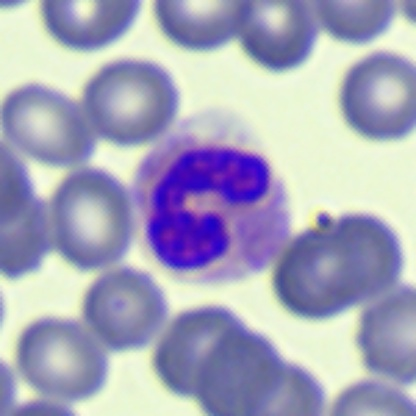
#> input picture Dewinter/Final_yolov5x/Notebooks/cropped_images8/final_image9.jpg, 416 x 416 px, found by its file name
$ jupyter execute Feature_extraction.ipynb
#> lines starting #> are read from the running program, lines starting #| are printed output that depends on the picture; after the words box and inside, x2 and y2 are one past the last pixel; in counts of white or black regions, pixels touching at a corner belong together
[cell 1]
import matplotlib.pyplot as plt
import pandas as pd
import numpy as np
import os
import cv2

[cell 2]
input_path_blu = "C:\\Users\\krrah\\Downloads\\Dewinter2023\\Final_yolov5x\\blue_images_sample\\final_image9.jpg"
input_path_red = "C:\\Users\\krrah\\Downloads\\Dewinter2023\\Final_yolov5x\\red_images_sample\\final_image25.jpg"

[cell 3]
img_blu = cv2.imread(input_path_blu)
#> img_blu is the input picture: shape (416, 416, 3); mean B, G, R 187.6, 165.6, 166
img_blu_copy = img_blu.copy()
img_red = cv2.imread(input_path_red)
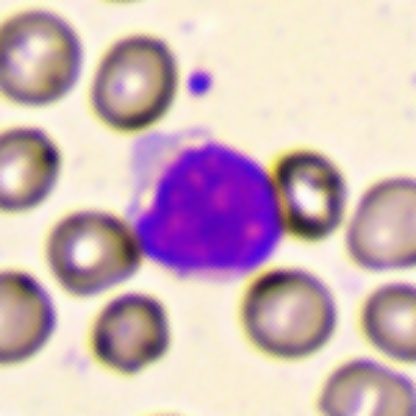
#> input picture Dewinter/Final_yolov5x/Notebooks/cropped_images8/final_image25.jpg, 416 x 416 px, found by its file name
#> img_red is the input picture: shape (416, 416, 3); mean B, G, R 186.8, 182.1, 206.9
img_red_copy = img_red.copy()

[cell 4]
plt.subplot(121)
plt.imshow(img_blu)
plt.subplot(122)
plt.imshow(img_red)
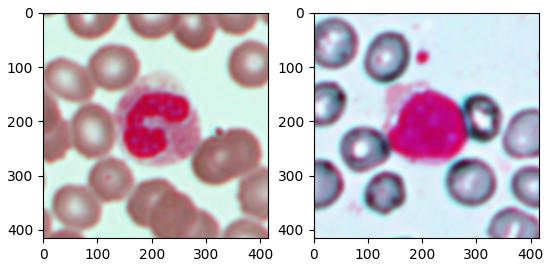
#> figure drawn by matplotlib, 2 panels; B, G, R data is drawn as R, G, B

[cell 5]
# Define the RGB to CMYK conversion function
def select_center_contour(contours):
    if len(contours) == 0:
        return None

    # Compute the areas of all contours
    contour_areas = [cv2.contourArea(contour) for contour in contours]

    # Find the index of the contour with the largest area
    max_area_index = np.argmax(contour_areas)

    # Return the contour with the largest area
    center_contour = contours[max_area_index]

    return center_contour


def bgr_to_cmyk(bgr):
    b, g, r = bgr/255.0
    b, g, r = b/255.0, g/255.0, r/255.0
    k = 1 - np.max([b, g, r])
    if k == 1:
        c = m = y = 0
    else:
        c = (1 - r - k) / (1 - k)
        m = (1 - g - k) / (1 - k)
        y = (1 - b - k) / (1 - k)
    return np.array([c, m, y, k])


def smooth_contour(contour, epsilon):
    # Convert the contour to a numpy array
    contour = np.squeeze(contour)

    # Reshape the contour to fit the required format for cv2.approxPolyDP
    contour = contour.reshape((-1, 1, 2))

    # Apply the Douglas-Peucker algorithm for contour approximation
    smoothed_contour = cv2.approxPolyDP(contour, epsilon, True)

    return smoothed_contour

[cell 6]
# Apply the RGB to CMYK conversion to each pixel using a lambda function
cmyk_img = np.apply_along_axis(
    lambda x: bgr_to_cmyk(x), axis=2, arr=img_red)
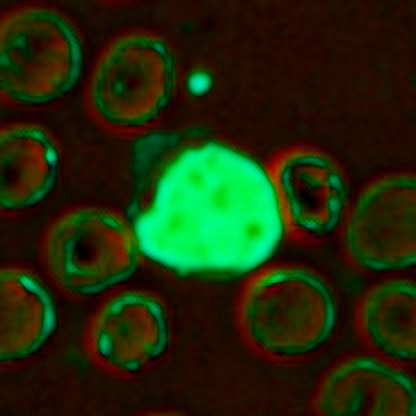
#> cmyk_img: shape (416, 416, 4) float64; mean B, G, R, A 0.0372, 0.17, 0.124, 0.997
cmyk_img_copy = cmyk_img.copy()
# plt.imshow(cmyk_img)
# Scale the values in the CMYK image to the range 0-255
cmyk_img = (cmyk_img*255).astype(np.uint8)

pixels = cmyk_img.reshape(-1, 4)
pixels = np.float32(pixels)
# Define the criteria for K-means clustering (maximum iterations and epsilon)
criteria = (cv2.TERM_CRITERIA_EPS +
            cv2.TERM_CRITERIA_MAX_ITER, 100, 0.9)

# Perform K-means clustering
k = 5  # Number of clusters
_, labels, centers = cv2.kmeans(
    pixels, k, None, criteria, 100, cv2.KMEANS_RANDOM_CENTERS)
#> centers = [[3.87, 55.9, 14.12, 254], [0.0601, 11.48, 32.49, 254], [98.3, 239.1, 0, 254], [0.0427, 34.68, 64.78, 254], [35.08, 117.3, 1.69, 254]]

# Convert the centers to unsigned integers
centers = np.uint8(centers)
#> centers = [[3, 55, 14, 253], [0, 11, 32, 254], [98, 239, 0, 254], [0, 34, 64, 254], [35, 117, 1, 254]]
# Map the labels to the centers
segmented_image = centers[labels.flatten()]

# Reshape the segmented image back to the original shape
segmented_image_red = segmented_image.reshape(cmyk_img.shape)
plt.imshow(segmented_image_red)
print(segmented_image_red.shape)
#| (416, 416, 4)

[cell 7]
cv2.imwrite("segmented_image_red.jpg", segmented_image_red)
# Apply the RGB to CMYK conversion to each pixel using a lambda function
bgr_img = cv2.imread("segmented_image_red.jpg")
plt.imshow(bgr_img)
print(bgr_img.shape)
#| (416, 416, 3)

[cell 8]
segmented_HSV = cv2.cvtColor(bgr_img, cv2.COLOR_BGR2HSV)
#> segmented_HSV: shape (416, 416, 3); mean H, S, V 25, 249.1, 58
# plt.imshow(segmented_HSV)
segmented_image_gray = cv2.cvtColor(segmented_image_red, cv2.COLOR_BGR2GRAY)
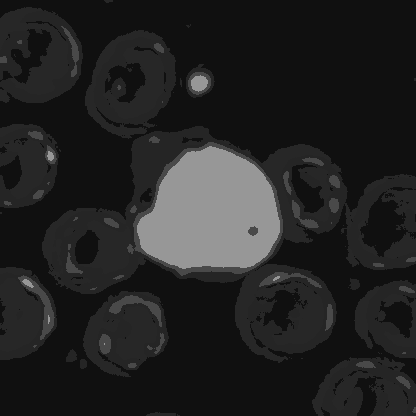
#> segmented_image_gray: shape (416, 416); min 16, max 151, mean 35.2
# Set the threshold value (adjust as needed)

_, segmented_mask = cv2.threshold(
    segmented_image_gray, 0, 255, cv2.THRESH_BINARY_INV | cv2.THRESH_OTSU)
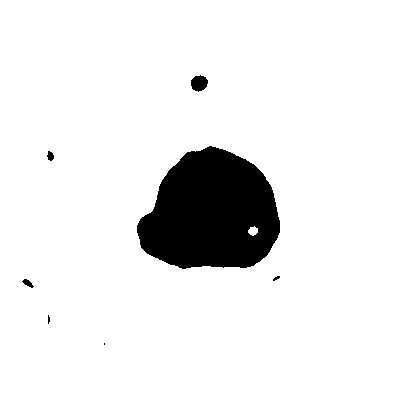
#> segmented_mask: shape (416, 416); 92.3% white; 7 black regions (3 under 20 px), largest, box (x1, y1, x2, y2) and area: (137, 146, 280, 269) 12963, (191, 75, 208, 92) 211, (22, 279, 34, 288) 53, (47, 151, 54, 161) 49
# Invert the binary image using bitwise_not()
inverted_image = cv2.bitwise_not(segmented_mask)
#> inverted_image: shape (416, 416); 7.7% white; 7 white regions (3 under 20 px)
contours, _ = cv2.findContours(
    inverted_image, cv2.RETR_EXTERNAL, cv2.CHAIN_APPROX_SIMPLE)
#> contours = 7 contours, 3 with area under 20; largest, box (x1, y1, x2, y2) and area: (137, 146, 280, 269) 12841, (191, 75, 208, 92) 188, (22, 279, 34, 288) 40, (47, 151, 54, 161) 37
contours = select_center_contour(contours)
#> in select_center_contour, `contour_areas = [cv2.contourArea(contour) for contour in contours]`: contour_areas = [0, 5, 40.5, 11, 37, 12841, 187.5]
#> in select_center_contour, `max_area_index = np.argmax(contour_areas)`: max_area_index = 5
#> in select_center_contour, `center_contour = contours[max_area_index]`: center_contour = contour of 196 points, box (x1, y1, x2, y2) (137, 146, 280, 269), area 12841
#> contours has the same summary as center_contour in select_center_contour
cv2.drawContours(img_red_copy, [contours], -1, (0, 0, 255), 3)
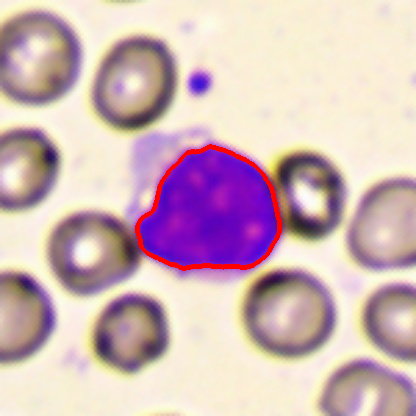
#> img_red_copy: shape (416, 416, 3); 1.1% of pixels changed, all inside (x1, y1, x2, y2) = (135, 144, 282, 271)
segmented_result = cv2.bitwise_and(
    cmyk_img_copy, cmyk_img_copy, mask=segmented_mask)


mask = np.zeros(segmented_mask.shape[:2], dtype="uint8")

contour_portion = cv2.bitwise_and(
    segmented_mask, segmented_mask, mask=mask)
#> contour_portion: shape (416, 416); every value is 0
plt.imshow(segmented_result)

[cell 9]
L, A, B = cv2.split(segmented_HSV)
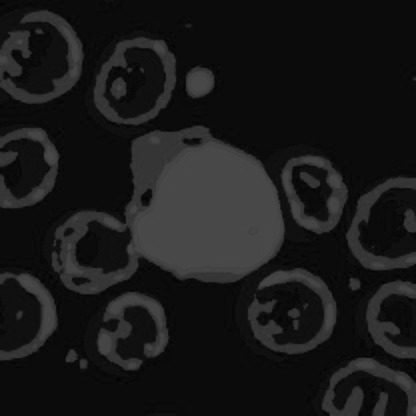
#> L: shape (416, 416); min 2, max 73, mean 25
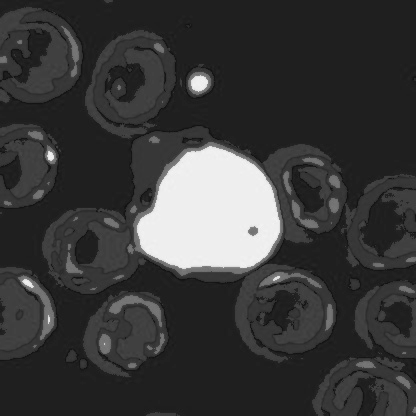
#> B: shape (416, 416); min 14, max 246, mean 58
# plt.imshow(L)
# Apply thresholding to the CLAHE transformed image
kernel = np.ones((3, 3), np.uint8)
_, thresholded_image = cv2.threshold(L, 30, 255, cv2.THRESH_BINARY)
#> thresholded_image: shape (416, 416); 27.4% white; 30 white regions (6 under 20 px), largest, box (x1, y1, x2, y2) and area: (52, 126, 285, 294) 22355, (0, 10, 84, 104) 3122, (248, 268, 337, 354) 2842

# Define the kernel for erosion and dilation
kernel = np.ones((5, 5), np.uint8)
# cv2.drawContours(image_copy, contours, -1, (0, 255, 0), 2)
segmented_mask = cv2.erode(thresholded_image, kernel, iterations=2)
#> segmented_mask: shape (416, 416); 12.2% white; 68 white regions (26 under 20 px), largest, box (x1, y1, x2, y2) and area: (130, 135, 280, 279) 16097, (64, 240, 127, 290) 492, (353, 362, 416, 416) 326
segmented_mask = cv2.morphologyEx(
    segmented_mask, cv2.MORPH_OPEN, kernel, iterations=1)
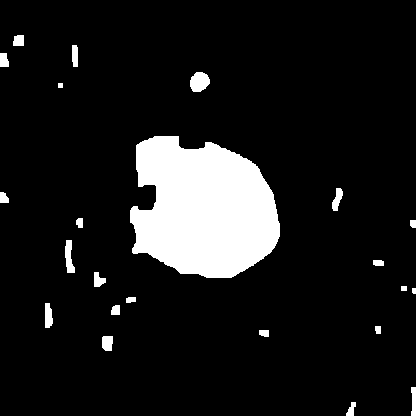
#> segmented_mask: shape (416, 416); 10.6% white; 23 white regions

contours, _ = cv2.findContours(
    segmented_mask, cv2.RETR_EXTERNAL, cv2.CHAIN_APPROX_SIMPLE)
#> contours = 23 contours, 2 with area under 20; largest, box (x1, y1, x2, y2) and area: (130, 136, 280, 278) 15791, (190, 72, 210, 92) 280, (65, 240, 75, 273) 178, (45, 303, 53, 328) 136, (102, 336, 113, 351) 128
contours = select_center_contour(contours)
#> contours = contour of 197 points, box (x1, y1, x2, y2) (130, 136, 280, 278), area 15791
contour_areas = [cv2.contourArea(contour) for contour in contours]
#> contour_areas = 197 values from 0 to 0

# Find the index of the contour with the largest area
max_area_index = np.argmax(contour_areas)
#> max_area_index = 0
# Choose the index of the contour you want to smoothen
contour_perimeter = cv2.arcLength(contours[max_area_index], True)
#> contour_perimeter = 0
contour_area = contour_areas[max_area_index]
#> contour_area = 0
# Set the epsilon value for contour smoothing (adjust as needed)
epsilon = 0.009 * cv2.arcLength(contours[max_area_index], True)
#> epsilon = 0
smooth_contours = smooth_contour(contours, epsilon)
#> in smooth_contour, `contour = np.squeeze(contour)`: contour = 197 pairs, first value 130 to 279, second value 136 to 277
#> in smooth_contour, `contour = contour.reshape((-1, 1, 2))`: contour has the same summary as contours outside smooth_contour
#> in smooth_contour, `smoothed_contour = cv2.approxPolyDP(contour, epsilon, True)`: smoothed_contour has the same summary as contours outside smooth_contour
#> smooth_contours has the same summary as contours
# contours = cv2.convexHull(contours)
cv2.drawContours(img_red_copy, [smooth_contours], -1, (0, 255, 0), 3)
cv2.putText(img_red_copy, f"Area: {contour_area}", (
    smooth_contours[0][0][0], smooth_contours[0][0][1] - 10), cv2.FONT_HERSHEY_SIMPLEX, 0.5, (0, 255, 0), 1)
cv2.putText(img_red_copy, f"Perimeter: {contour_perimeter}", (
    smooth_contours[0][0][0], smooth_contours[0][0][1] + 20), cv2.FONT_HERSHEY_SIMPLEX, 0.5, (0, 255, 0), 1)
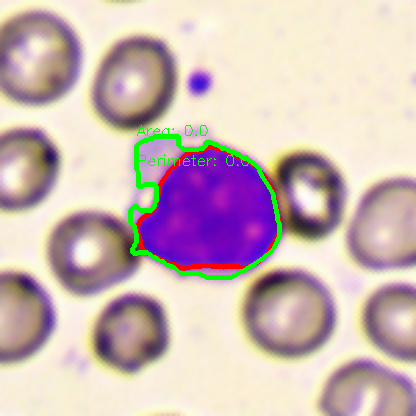
#> img_red_copy: shape (416, 416, 3); mean B, G, R 182.5, 184.3, 204.8
